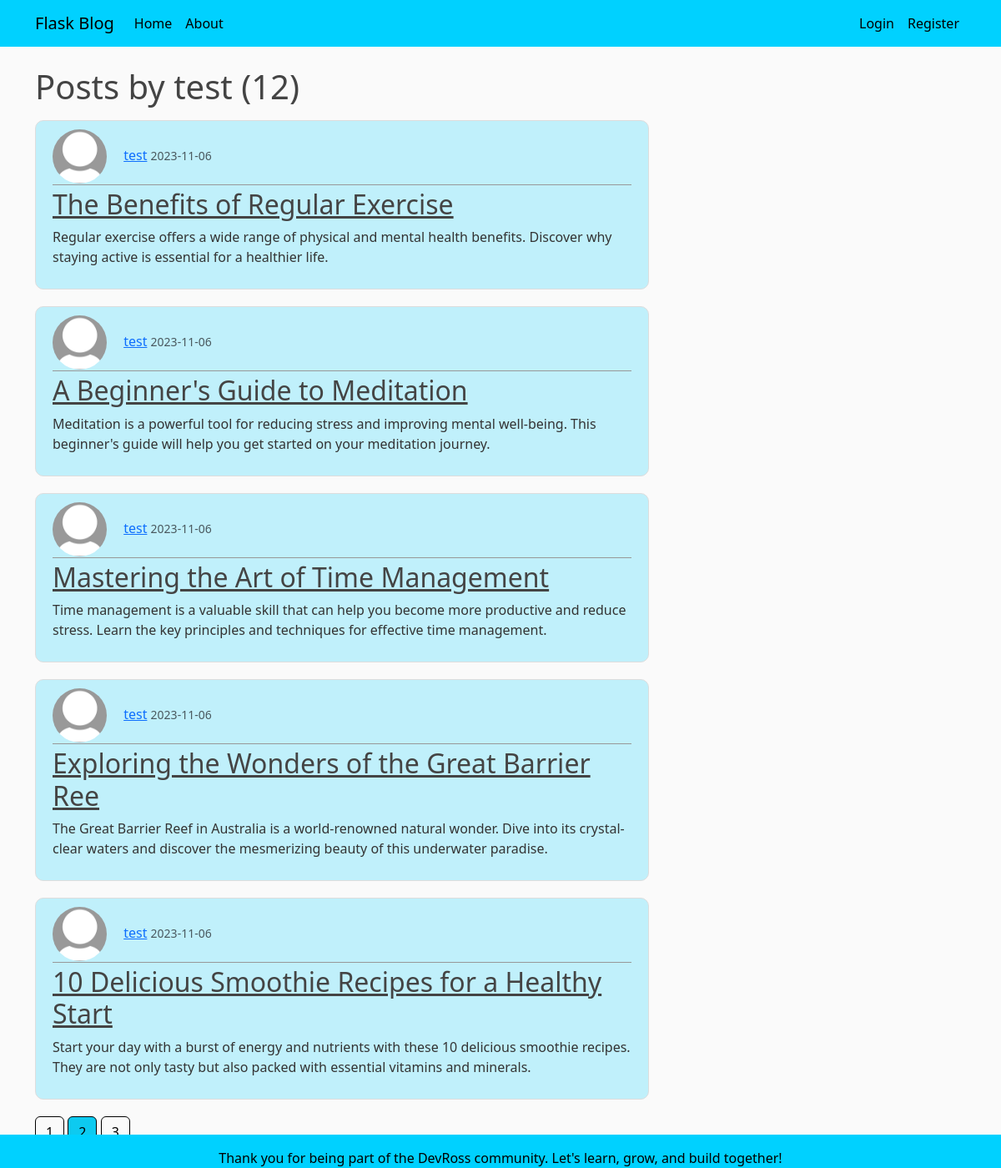
Page /user/test?page=2 on the committed database.
### flaskblog/models.py (models this page shows, shortened)
class User(db.Model, UserMixin):
    id = db.Column(db.Integer, primary_key=True)
    username = db.Column(db.String(20), unique=True, nullable=False)
    email = db.Column(db.String(120), unique=True, nullable=False)
    image_file = db.Column(db.String(20), nullable=False, default='default.jpg')
    password = db.Column(db.String(60), nullable=False)
    posts = db.relationship('Post', backref='author', lazy=True)

class Post(db.Model):
    id = db.Column(db.Integer, primary_key=True)
    title = db.Column(db.String(100), nullable=False)
    date_posted = db.Column(db.DateTime, nullable=False, default=datetime.utcnow)
    content = db.Column(db.Text, nullable=False)
    user_id = db.Column(db.Integer, db.ForeignKey('user.id'), nullable=False)

### flaskblog/users/routes.py (the view)
@users.route("/user/<string:username>")
def user_posts(username):
    page = request.args.get('page', 1, type=int)
    user = User.query.filter_by(username=username).first_or_404()
    posts = Post.query.filter_by(author=user) \
        .order_by(Post.date_posted.desc()) \
        .paginate(page=page, per_page=5)
    return render_template('user_posts.html', posts=posts, user=user)

### flaskblog/templates/user_posts.html
{% extends "layout.html" %}
{% block content %}
    <h1 class="mb-3">Posts by {{ user.username }} ({{ posts.total }})</h1>
    {% for post in posts.items %}
        <article class="media content-section">
          <div class="media-body">
            <div class="article-metadata">
                 <img class="rounded-circle article-img" src="{{ url_for('static', filename='profile_pics/' + post.author.image_file) }}" alt="profile image">
              <a class="mr-2" href="{{ url_for('users.user_posts', username=post.author.username) }}">{{ post.author.username }}</a>
              <small class="text-muted">{{ post.date_posted.strftime('%Y-%m-%d') }}</small>
            </div>
            <h2><a class="article-title" href="{{ url_for('posts.post', post_id=post.id) }}">{{ post.title }}</a></h2>
            <p class="article-content">{{ post.content }}</p>
          </div>
        </article>
    {% endfor %}
    {% for page_num in posts.iter_pages(left_edge=1, right_edge=1, left_current=1, right_current=2) %}
      {% if page_num %}
        {% if posts.page == page_num %}
          <a class="btn btn-info mb-4" href="{{ url_for('users.user_posts', username=user.username, page=page_num) }}">{{ page_num }}</a>
        {% else %}
          <a class="btn btn-outline-info mb-4" href="{{ url_for('users.user_posts', username=user.username, page=page_num) }}">{{ page_num }}</a>
        {% endif %}
      {% else %}
        ...
      {% endif %}
    {% endfor %}
{% endblock content %}

### flaskblog/static/main.css (style rules this page uses)
body { background: #fafafa; color: #333333; margin-top: 5rem; }
h1, h2, h3, h4, h5, h6 { color: #444444; }
.content-section { background: #00d1ff3b; padding: 10px 20px; border: 1px solid #dddddd; border-radius: 3px; margin-bottom: 20px; }
.article-title { color: #444444; }
.article-content { white-space: pre-line; }
.article-img { height: 65px; width: 65px; margin-right: 16px; }
.article-metadata { padding-bottom: 1px; margin-bottom: 4px; border-bottom: 1px solid #989898 }
.content-section { border-radius: 10px; background: #00d1ff3b; }
.btn { color: black !important; border: 1px solid black; }

### rows in the picture
User: username "test"
Post: image_file (placeholder picture), author.username "test", date_posted "2023-11-06", title "The Benefits of Regular Exercise", content "Regular exercise offers a wide range of physical and mental health benefits. Discover why staying active is essential for a healthier life."
Post: image_file (placeholder picture), author.username "test", date_posted "2023-11-06", title "A Beginner's Guide to Meditation", content "Meditation is a powerful tool for reducing stress and improving mental well-being. This beginner's guide will help you get started on your meditation journey."
Post: image_file (placeholder picture), author.username "test", date_posted "2023-11-06", title "Mastering the Art of Time Management", content "Time management is a valuable skill that can help you become more productive and reduce stress. Learn the key principles and techniques for effective time management."
Post: image_file (placeholder picture), author.username "test", date_posted "2023-11-06", title "Exploring the Wonders of the Great Barrier Ree", content "The Great Barrier Reef in Australia is a world-renowned natural wonder. Dive into its crystal-clear waters and discover the mesmerizing beauty of this underwater paradise."
Post: image_file (placeholder picture), author.username "test", date_posted "2023-11-06", title "10 Delicious Smoothie Recipes for a Healthy Start", content "Start your day with a burst of energy and nutrients with these 10 delicious smoothie recipes. They are not only tasty but also packed with essential vitamins and minerals."

### other values in the picture
{{ posts.total }} "12"
{{ page_num }} "1" "3"
{{ page_num }} "2"
